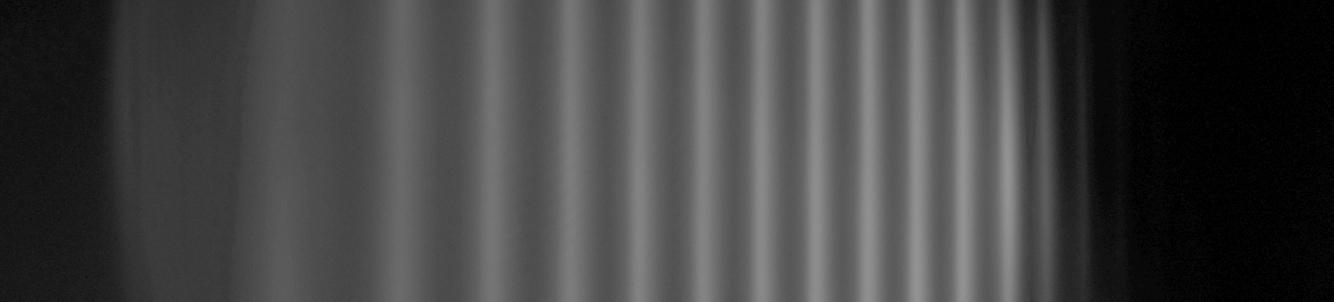
#> input picture PHY641/V27_Zeeman/Messdaten/bilder_v27/messung_3_blau_pi/bw/m3_I_0_cut-LAB.png, 4000 x 904 px (shown at 1/3 size)
$ python pictures_blau.py   (older library calls are emulated)
#> lines starting #> are read from the running program, lines starting #| are printed output that depends on the picture
import numpy as np
import matplotlib.pyplot as plt
from mpl_toolkits.mplot3d import Axes3D
import scipy.misc
from scipy import signal
import matplotlib.image as mpimg

blau_pi_I_0 = scipy.misc.imread('../bilder_v27/messung_3_blau_pi/bw/m3_I_0_cut-LAB.png', flatten=True, mode=None)
#> blau_pi_I_0: shape (904, 4000) float32; min 0, max 156, mean 67.5
blau_pi_I_17 = scipy.misc.imread('../bilder_v27/messung_3_blau_pi/bw/m3_I_17_cut-LAB.png', flatten=True, mode=None)
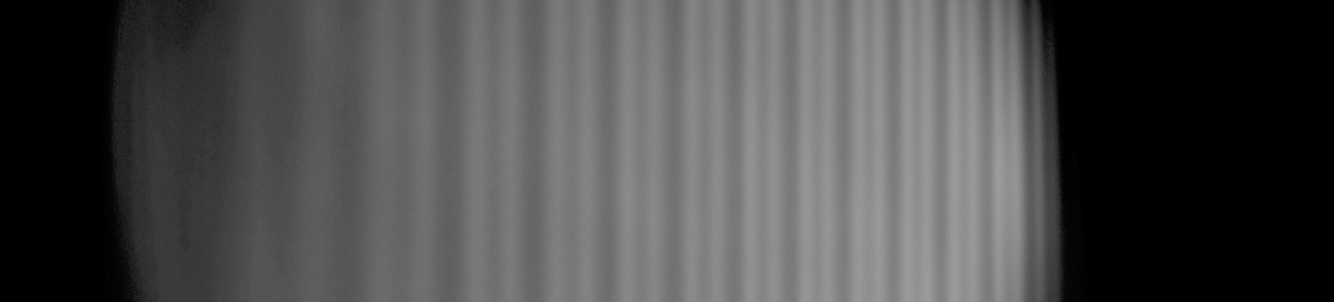
#> input picture PHY641/V27_Zeeman/Messdaten/bilder_v27/messung_3_blau_pi/bw/m3_I_17_cut-LAB.png, 4000 x 904 px (shown at 1/3 size)
#> blau_pi_I_17: shape (904, 4000) float32; min 0, max 168, mean 75.4

plt.plot(range(0, 4000), blau_pi_I_0[450], 'r-', linewidth = 0.5, label = '$I = 0$')
plt.plot(range(0, 4000), blau_pi_I_17[450], 'b-', linewidth = 0.5, label = '$I = 17$A')
plt.xlim(0, 4000)
plt.ylim(60, 160)
plt.xlabel('$x$/px')
plt.ylabel('Helligkeit')
plt.legend()
plt.grid()
plt.savefig('../plots/blau_pi_intensitaet.pdf')
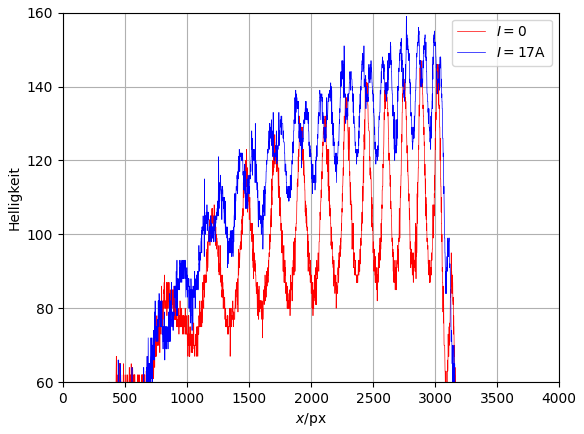
#> figure drawn by matplotlib, 1 panel; curve peaks at x = 2888, y = 147; curve peaks at x = 2769, y = 159


plt.clf()

plt.subplot(211)
plt.plot(range(0, 4000), blau_pi_I_0[450], 'r-', linewidth = 0.5)
peaks_blau_0 = np.genfromtxt('../data/peaks_blau_pi_I_0.txt', unpack = True)
for i in peaks_blau_0:
    plt.axvline(x = i, linewidth=0.7, color='k')
plt.ylabel('Helligkeit')
plt.xlabel('$x$/px')
plt.xlim(0, 4000)

plt.subplot(212)
img = mpimg.imread('../bilder_v27/messung_3_blau_pi/m3_I_0_cut.png')
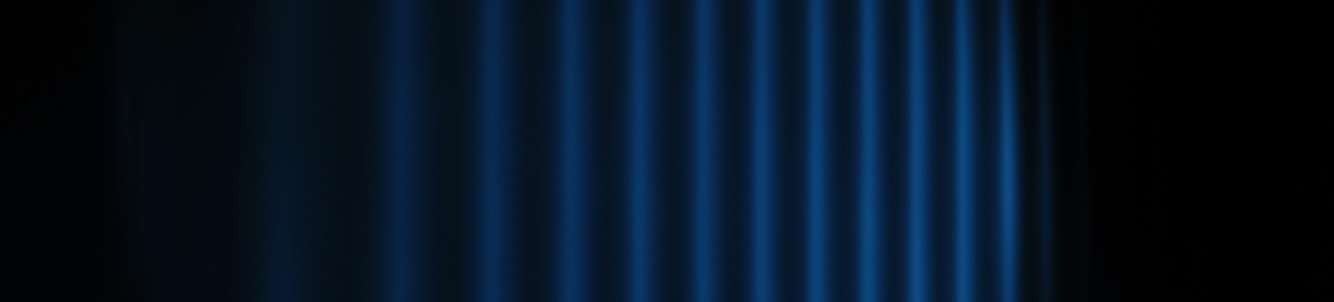
#> input picture PHY641/V27_Zeeman/Messdaten/bilder_v27/messung_3_blau_pi/m3_I_0_cut.png, 4000 x 904 px (shown at 1/3 size)
#> img is the input picture: shape (904, 4000, 3) float32; mean R, G, B 0.0214, 0.0783, 0.141
plt.imshow(img)
for i in peaks_blau_0:
    plt.axvline(x = i, linewidth=0.7, color='w')
plt.xlabel('$x$/px')
plt.savefig('../plots/peaks_blau_pi_0.pdf')
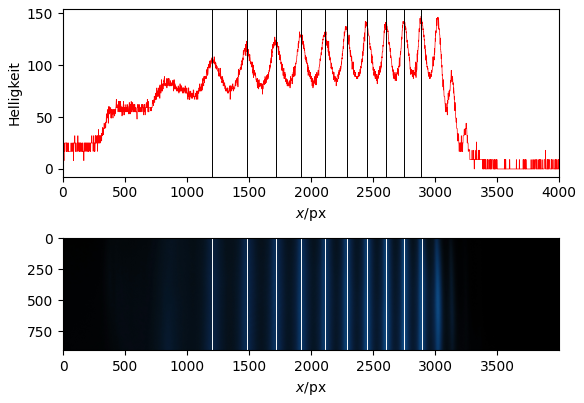
#> figure drawn by matplotlib, 2 panels; panel 1: curve peaks at x = 2888, y = 147

plt.clf()
plt.subplot(211)
plt.plot(range(0, 4000), blau_pi_I_17[450], 'b-', linewidth = 0.5)
peaks_blau_17 = np.genfromtxt('../data/peaks_blau_pi_I_17.txt', unpack = True)
for i in peaks_blau_17:
    plt.axvline(x = i, linewidth=0.7, color='k')
plt.xlim(0, 4000)
plt.ylabel('Helligkeit')
plt.xlabel('$x$/px')

plt.subplot(212)
img = mpimg.imread('../bilder_v27/messung_3_blau_pi/m3_I_17_cut.png')
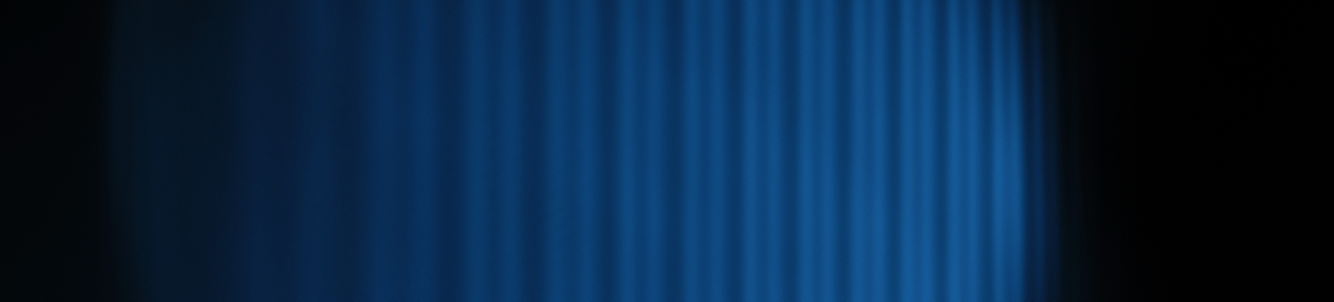
#> input picture PHY641/V27_Zeeman/Messdaten/bilder_v27/messung_3_blau_pi/m3_I_17_cut.png, 4000 x 904 px (shown at 1/3 size)
#> img is the input picture: shape (904, 4000, 3) float32; mean R, G, B 0.0332, 0.148, 0.265
plt.imshow(img)
for i in peaks_blau_17:
    plt.axvline(x = i, linewidth=0.7, color='w')
plt.xlabel('$x$/px')
plt.savefig('../plots/peaks_blau_pi_17.pdf')
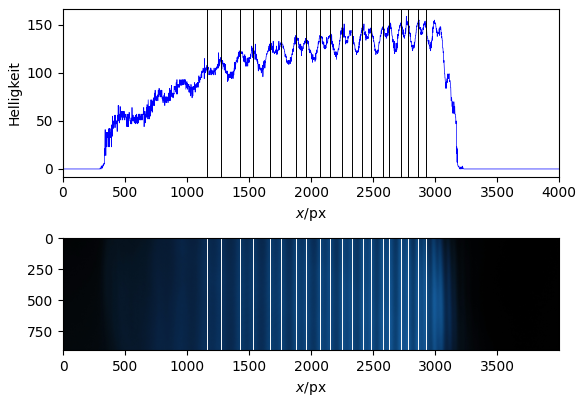
#> figure drawn by matplotlib, 2 panels; panel 1: curve peaks at x = 2769, y = 159
